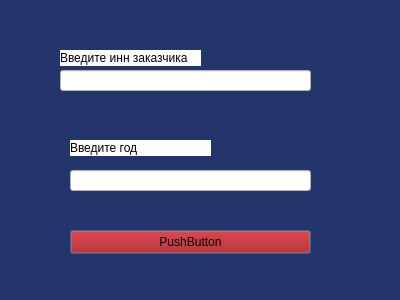
<?xml version="1.0" encoding="UTF-8"?>
<ui version="4.0">
 <class>Dialog</class>
 <widget class="QDialog" name="Dialog">
  <property name="geometry">
   <rect>
    <x>0</x>
    <y>0</y>
    <width>400</width>
    <height>300</height>
   </rect>
  </property>
  <property name="windowTitle">
   <string>Dialog</string>
  </property>
  <property name="styleSheet">
   <string notr="true">background-color: rgb(35, 53, 107);</string>
  </property>
  <widget class="QPushButton" name="pushButton">
   <property name="geometry">
    <rect>
     <x>70</x>
     <y>230</y>
     <width>241</width>
     <height>24</height>
    </rect>
   </property>
   <property name="styleSheet">
    <string notr="true">background-color: rgb(170, 0, 0);</string>
   </property>
   <property name="text">
    <string>PushButton</string>
   </property>
  </widget>
  <widget class="QLabel" name="label">
   <property name="geometry">
    <rect>
     <x>60</x>
     <y>50</y>
     <width>141</width>
     <height>16</height>
    </rect>
   </property>
   <property name="styleSheet">
    <string notr="true">background-color: rgb(255, 255, 255);</string>
   </property>
   <property name="text">
    <string>Введите инн заказчика</string>
   </property>
  </widget>
  <widget class="QLabel" name="label_2">
   <property name="geometry">
    <rect>
     <x>70</x>
     <y>140</y>
     <width>141</width>
     <height>16</height>
    </rect>
   </property>
   <property name="styleSheet">
    <string notr="true">background-color: rgb(255, 255, 255);</string>
   </property>
   <property name="text">
    <string>Введите год</string>
   </property>
  </widget>
  <widget class="QLineEdit" name="lineEdit">
   <property name="geometry">
    <rect>
     <x>60</x>
     <y>70</y>
     <width>251</width>
     <height>21</height>
    </rect>
   </property>
   <property name="styleSheet">
    <string notr="true">background-color: rgb(255, 255, 255);</string>
   </property>
  </widget>
  <widget class="QLineEdit" name="lineEdit_2">
   <property name="geometry">
    <rect>
     <x>70</x>
     <y>170</y>
     <width>241</width>
     <height>21</height>
    </rect>
   </property>
   <property name="styleSheet">
    <string notr="true">background-color: rgb(255, 255, 255);</string>
   </property>
  </widget>
 </widget>
 <resources/>
 <connections/>
</ui>
